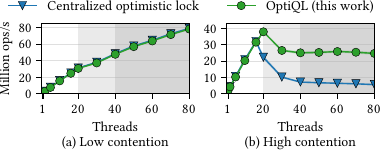

Generate this figure with Python:
#!/usr/bin/env python3

from cgitb import text
from math import prod
import os
import subprocess
import re
import pandas as pd
import matplotlib.pyplot as plt
import matplotlib.ticker as ticker
from matplotlib.ticker import MaxNLocator
import seaborn as sns
import numpy as np

pd.options.display.max_columns = None
pd.options.display.max_rows = None

NUM_SOCKETS = 2
NUM_CORES = 20

indexes = ['btreeolc_upgrade', 'btreeomcs_leaf_op_read']
labels = ['Centralized optimistic lock', 'OptiQL (this work)']
distributions = ['uniform', 'selfsimilar']
threads = [1, 2, 5, 10, 16, 20, 30, 40, 50, 60, 70, 80]
x_labels = [1, 20, 40, 60, 80]

plotFinishType = 'completed'


class PiBenchExperiment:
    NUM_REPLICATES = 5
    if os.getenv('TEST'):
        NUM_REPLICATES = 1
    opTypes = ['Insert', 'Read', 'Update', 'Remove', 'Scan']
    finishTypes = ['completed', 'succeeded']

    def __init__(self, index, wrapper_bin, **kwargs):
        self.index = index
        self.wrapper_bin = wrapper_bin
        self.pibench_args = []
        self.results = []
        kwargs['skip_verify'] = True
        kwargs['apply_hash'] = False
        if os.getenv('TEST'):
            kwargs['seconds'] = 1
        for k, w in kwargs.items():
            self.pibench_args.append('--{}={}'.format(k, w))

        def get_numactl_command(threads):
            upto = (threads + NUM_CORES - 1) // NUM_CORES
            upto = min(upto, NUM_SOCKETS)
            sockets = ','.join(map(str, range(upto)))
            return ['numactl', f'--membind={sockets}']

        self.numactl = get_numactl_command(kwargs['threads'])

    def run(self, idx, total):
        commands = [*self.numactl, PiBenchExperiment.pibench_bin,
                    self.wrapper_bin, *self.pibench_args]
        print(f'Executing ({idx}/{total}):', ' '.join(commands))
        result = subprocess.run(
            commands, capture_output=True, text=True
        )

        def parse_output(text):
            results = pd.DataFrame(
                index=PiBenchExperiment.opTypes, columns=PiBenchExperiment.finishTypes)
            for opType in PiBenchExperiment.opTypes:
                for finishType in PiBenchExperiment.finishTypes:
                    pattern = r'\s+\-\s{}\s{}\:\s(.+)\sops'.format(
                        opType, finishType)
                    for line in text.split('\n'):
                        m = re.match(pattern, line)
                        if m:
                            throughput = float(m.group(1))
                            print('{} {} throughput: {}'.format(
                                opType, finishType, throughput))
                            results.loc[opType, finishType] = throughput
                            break
                    else:
                        print(
                            'Warning - {} {} throughput not found'.format(opType, finishType))
                        results.loc[opType, finishType] = float('NaN')

            return results

        self.results.append(parse_output(result.stdout))


def run_all_experiments(name, *args, **kwargs):
    # Don't move this file
    repo_dir = os.path.abspath(os.path.dirname(os.path.dirname(__file__)))

    pibench_bin = os.path.join(
        repo_dir, 'build/_deps/pibench-build/src/PiBench')
    print('PiBench binary at:', pibench_bin)

    if not os.path.isfile(pibench_bin):
        print('PiBench binary not found')
        return

    if not os.access(pibench_bin, os.R_OK | os.W_OK | os.X_OK):
        print('PiBench binary permission denied')
        return

    PiBenchExperiment.pibench_bin = pibench_bin

    experiments = []

    estimated_sec = prod(
        [len(indexes), len(threads), PiBenchExperiment.NUM_REPLICATES, kwargs['seconds']])
    print('Estimated time:', estimated_sec // 60, 'minutes')

    for index in indexes:
        wrapper_bin = os.path.join(
            repo_dir, 'build/wrappers/lib{}_wrapper.so'.format(index))
        for t in threads:
            experiments.append(PiBenchExperiment(
                index, wrapper_bin, mode='time', pcm=False,
                threads=t, **kwargs))

    for i in range(PiBenchExperiment.NUM_REPLICATES):
        for j, exp in enumerate(experiments):
            exp.run(i * len(experiments) + j + 1, len(experiments)
                    * PiBenchExperiment.NUM_REPLICATES)

    df_columns = ['index', 'thread', 'replicate'] + PiBenchExperiment.finishTypes + [
        f'{opType}-{finishType}' for opType in PiBenchExperiment.opTypes for finishType in PiBenchExperiment.finishTypes]
    objs = []

    for exp, (index, t) in zip(experiments, [(index, t) for index in indexes for t in threads]):
        for rid, results in enumerate(exp.results):
            exp_result_digest = results.sum(axis=0).to_numpy().tolist()
            exp_result_raw = results.to_numpy().flatten().tolist()
            row = pd.DataFrame(
                [[index, t, rid+1, *exp_result_digest, *exp_result_raw]], columns=df_columns)
            objs.append(row)

    df = pd.concat(objs, ignore_index=True)
    df.to_csv(f'{name}.csv')

    def std(x):
        return np.std(x, ddof=1) / np.mean(x) * 100
    df_digest = df.groupby(['index', 'thread']).agg(
        ['mean', 'min', 'max', std]).rename(columns={'std': 'std (%)'})[plotFinishType]
    print(df_digest)
    df_digest.to_csv(f'{name}-digest.csv')

    return df


def draw(fig, ax, name, df, legend=False):
    # fig, ax = plt.subplots()
    markers = ['v', 'o']
    palette = sns.color_palette()[0:3:2]
    for i, (index, label) in enumerate(zip(indexes, labels)):
        plot_df = df[df['index'] == index]
        # g = sns.lineplot(x='thread', y=plotFinishType, color=palette[i],
        #                  data=plot_df, label=label if legend else "", ax=ax,
        #                  marker=markers[i], markersize=5)
        g = sns.lineplot(data=plot_df, x='thread', y='succeeded',
                         color=palette[i], marker=markers[i], markersize=6,
                         linewidth=1, markeredgecolor='black', markeredgewidth=0.3,
                         ax=ax, label=label, legend=legend)

    g.set_xticks(x_labels)
    g.set(xlabel='Threads')
    ax.grid(axis='y', alpha=0.4)
    ax.axvspan(20, 40, facecolor='0.2', alpha=0.10)
    ax.axvspan(40, 80, facecolor='0.2', alpha=0.20)
    ticks_y = ticker.FuncFormatter(lambda x, pos: '{0:g}'.format(x/1e6))
    ax.yaxis.set_major_formatter(ticks_y)

    if legend:
        plt.legend(loc='upper right', bbox_to_anchor=(
            1.08, 1.5), ncol=2, frameon=False)


if __name__ == '__main__':
    dataframe = pd.read_csv(os.path.join('data', 'All.csv')).iloc[:, 1:]

    df = [None, None]
    for i in range(2):
        df[i] = dataframe[(dataframe['key-type'] == 'dense-int')
                        & (dataframe['index'].isin(indexes))
                        & (dataframe['distribution'] == distributions[i])
                        & (dataframe['Update-ratio'] == 1.0)]
        df[i] = df[i][['thread', 'index', 'replicate', 'succeeded']]

    # plt.rcParams.update({'font.size': 8})
    plt.rcParams['text.usetex'] = True
    plt.rcParams['text.latex.preamble'] = '\\usepackage{libertine}\n\\usepackage{libertinust1math}\n\\usepackage[T1]{fontenc}'
    plt.rcParams["font.family"] = "serif"
    fig, (ax0, ax1) = plt.subplots(1, 2)

    fig.tight_layout()
    fig.set_size_inches(3.7, 0.8, forward=True)

    fig.subplots_adjust(wspace=0.25)  # space between subfigs

    ax0.set_xlim([0, 80])
    ax0.set_ylim([0, 85000000])
    ax0.yaxis.set_major_locator(MaxNLocator(5))
    draw(fig, ax0, 'Update-only-uniform', df[0])

    ax1.set_xlim([0, 80])
    ax1.set_ylim([0, 43000000])
    ax1.yaxis.set_major_locator(MaxNLocator(5))
    draw(fig, ax1, 'Update-only-selfsimilar', df[1], legend=True)

    ax0.set(ylabel='Million ops/s')
    ax1.set(ylabel='')

    ax0.set(xlabel='Threads\n(a) Low contention')
    ax1.set(xlabel='Threads\n(b) High contention')

    plt.savefig(f'collapse.pdf', format='pdf', bbox_inches='tight')
